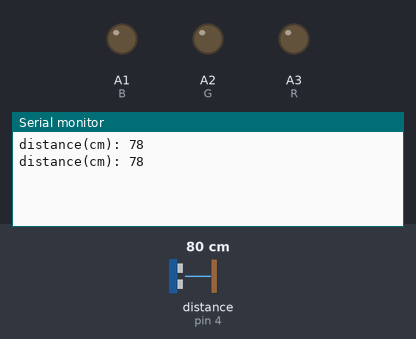
A sketch run on a simulated Arduino Uno, built with avr-gcc and run on an emulated ATmega328P. On the bench: output pins drawn as LEDs (lit = HIGH), the last lines printed to the serial monitor. Wiring (inferred from the names in the program): ultrasonic range finder: trigger pin 5; echo pin 4. The inputs (shaded band) are chosen by the test bench; at power-on: distance to the obstacle (sensor on pin 4) 80 cm. The echo pulse lasts 58.3 µs per cm; pins used as bus, display or sensor lines are not drawn.

Above: at 2.8 s.
2.9 s: distance to the obstacle (sensor on pin 4) set to 2 cm
At 5.2 s:
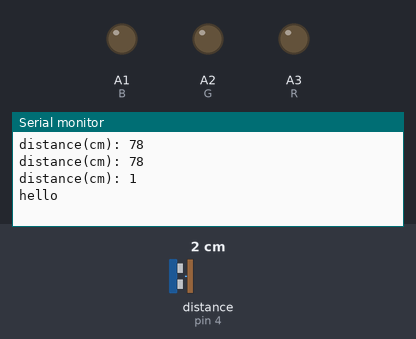
5.6 s: distance to the obstacle (sensor on pin 4) set to 18 cm
At 6.9 s:
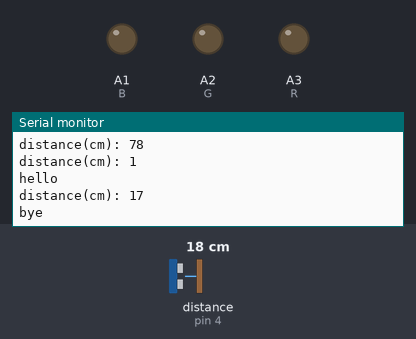
Timing chart, 0 to 8.6 s (numbered marks = the images above; inputs shaded):
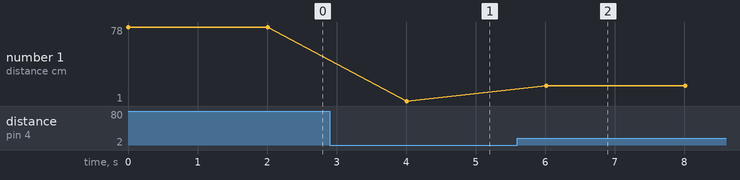

Measured:
- after the input at 2.9 s, the serial monitor: prints a new line after 1.1 s (image 1)
- after the input at 5.6 s, the serial monitor: prints a new line after 0.41 s (image 2)
- plotted number 1: 78 → 1 after the input at 2.9 s, 1 → 17 after the input at 5.6 s

The sketch:

ultrasonic.ino
```cpp
int tPin = 5;
int ePin = 4;
const int B = A1;  // Analog input pin that the potentiometer is attached to
const int G = A2;
const int R = A3;
bool flag = false;


long duration;
int distance;
void setup() {
  // put your setup code here, to run once:
  Serial.begin(9600);
  pinMode(B, OUTPUT);
  pinMode(G, OUTPUT);
  pinMode(R, OUTPUT);

  pinMode(ePin, INPUT);
  pinMode(tPin, OUTPUT);

}
void loop() {
  // put your main code here, to run repeatedly:
  digitalWrite(tPin,LOW);
  delayMicroseconds(7);
  digitalWrite(tPin,HIGH);
  delayMicroseconds(10);
  digitalWrite(tPin,LOW);
  duration = pulseIn(ePin,HIGH);
  distance = duration*0.034/2;
  Serial.print("distance(cm): ");
  Serial.println(distance);
  if(distance<10 && !flag){
    analogWrite(R,0);
    analogWrite(G,0);
    analogWrite(B,0);
    Serial.println("hello");
    flag = true;
  }
  else if(distance>10 && flag){
    analogWrite(R,100);
    analogWrite(G,0);
    analogWrite(B,0);
    Serial.println("bye");
    flag = false;
  }

  delay(2000);
}
```
